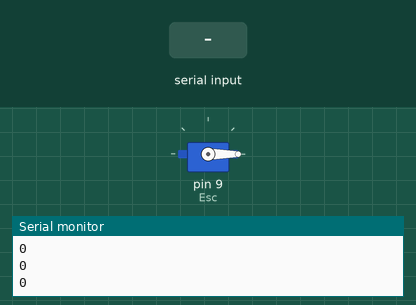
This sketch was run on a simulated Arduino Uno, built with avr-gcc and run on an emulated ATmega328P. Shown: servo, the last lines printed to the serial monitor. The inputs (shaded band) are chosen by the test bench.

Above: at 1.2 s.
1.3 s: "<90;45;200>" received over Serial
At 2.5 s:
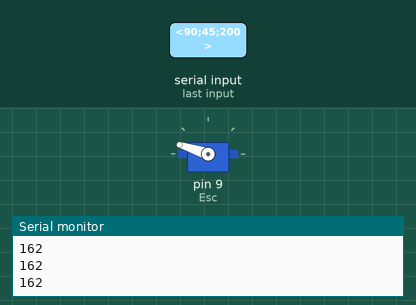
2.8 s: "<30;150;10>" received over Serial
At 3.8 s:
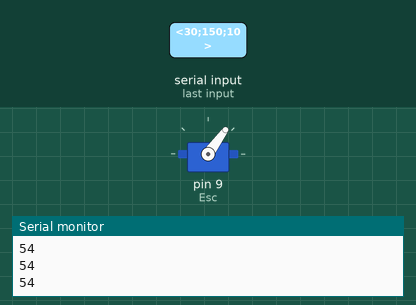
4.3 s: "<90;45>" received over Serial
At 4.8 s:
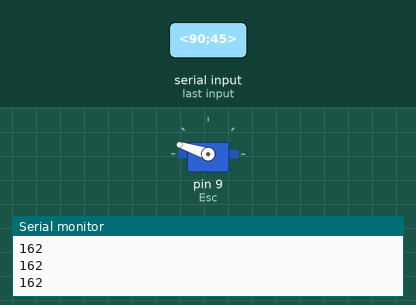
5.8 s: "<30;150>" received over Serial
At 7.2 s:
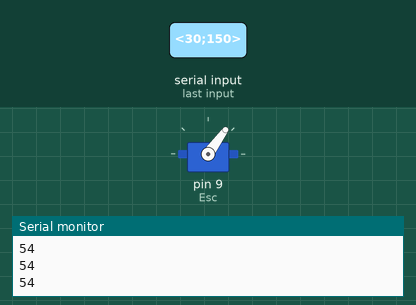
Timing chart, 0 to 8.3 s (numbered marks = the images above; inputs shaded):
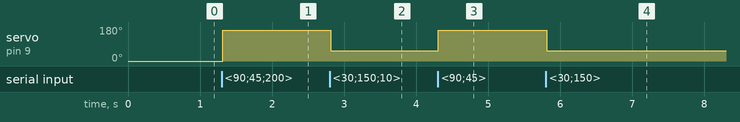

Measured:
- after the input at 1.3 s, servo on pin 9 (Esc): 0° → 162° at once
- after the input at 2.8 s, servo on pin 9 (Esc): 162° → 54° at once
- after the input at 4.3 s, servo on pin 9 (Esc): 54° → 162° at once
- after the input at 5.8 s, servo on pin 9 (Esc): 162° → 54° at once

The sketch:

serialMotorControl.ino
```cpp
/*
Controlling an BLDC using Serial Monitor
Created on 26th July 2019
by Anil Kumar Chavali

100% sure it works!! ;;;;; )))))
WARNING!!!! : Dont attach the live wire from the BEC only grd and signal to arduino, I just burnt an ESC (indirectly because of this)
*/

#include <Servo.h>

Servo Esc;  // create servo object to control a servo

const byte numChars = 32;
char receivedChars[numChars];
char tempChars[numChars];        // temporary array for use when parsing

int integerFromPC = 0;          //Idea is to send a value between 0 to 100 signifying percent of motor speed
boolean newData = false;


int serialVal =0;    // variable to map the percent between 0 to 180

//-----------------------------
//
void setup()
{
  //Serial
  Serial.begin(9600);
  Serial.println("Expecting 1 piece of data - an integer between 0-100");
  Serial.println("Enter data in this style <45;>  ");
  Serial.println();

  //Servo
  Esc.attach(9,1000,2000);  // attaches the servo on pin 9 to the servo object and min max pulse width is defined in ms
}


//-----------------------------
//

void loop()
{
    //Read the value from serial (value between 0 and 100)
    recvWithStartEndMarkers();
    if (newData == true) {
        strcpy(tempChars, receivedChars);
            // this temporary copy is necessary to protect the original data
            //   because strtok() used in parseData() replaces the commas with \0
        parseData();

        newData = false;
    }

  Esc.write(serialVal);                  // sets the servo position according to the scaled value
  Serial.println(serialVal);


}


//-----------------------------
//

void recvWithStartEndMarkers() {
    static boolean recvInProgress = false;
    static byte ndx = 0;
    char startMarker = '<';
    char endMarker = '>';
    char rc;

    while (Serial.available() > 0 && newData == false) {
        rc = Serial.read();

        if (recvInProgress == true) {
            if (rc != endMarker) {
                receivedChars[ndx] = rc;
                ndx++;
                if (ndx >= numChars) {
                    ndx = numChars - 1;
                }
            }
            else {
                receivedChars[ndx] = '\0'; // terminate the string
                recvInProgress = false;
                ndx = 0;
                newData = true;
            }
        }

        else if (rc == startMarker) {
            recvInProgress = true;
        }

    }
}


//-----------------------------
//

void parseData() {      // split the data into its parts

    char * strtokIndx; // this is used by strtok() as an index

    strtokIndx = strtok(tempChars,";");      // get the first part - the string
    integerFromPC = atoi(strtokIndx);     // convert this part to an integer

    if(integerFromPC<=100)
    {
      serialVal = map(integerFromPC, 0,100,0,180);
    }
    else
    {
      serialVal = 0;
      Serial.print("Invalid Char");
      delay(2000);
    }


}
```
